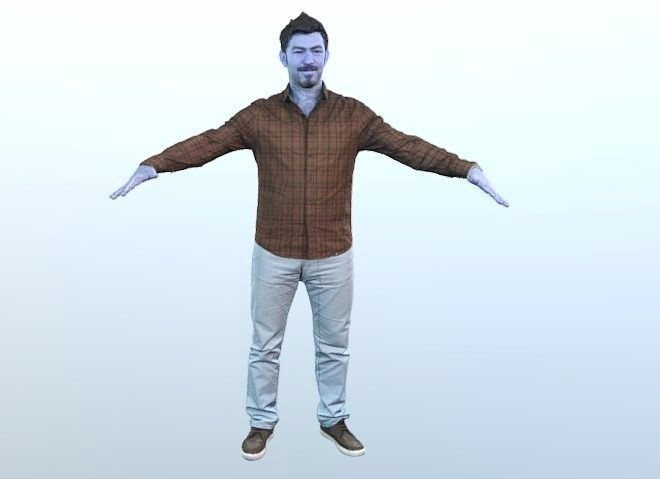
#> input picture ML/test/input.jpg, 660 x 479 px, found by its file name
$ python demo.py
#> lines starting #> are read from the running program, lines starting #| are printed output that depends on the picture; after the words box and inside, x2 and y2 are one past the last pixel; in counts of white or black regions, pixels touching at a corner belong together
import os
import json
import glob
import cv2
import numpy as np

def load_img(fpath):
#> called with fpath = 'demo/input.jpg'
    return cv2.imread(fpath, cv2.IMREAD_COLOR)
#> returned value is the input picture: shape (479, 660, 3); mean B, G, R 229.8, 222, 210.3

def bgr_to_rgb(img):
    return cv2.cvtColor(img, cv2.COLOR_BGR2RGB)

def load_keypoints(fpath):
    with open(fpath, 'r') as fi:
        return json.load(fi)

def serialize_points(points):
    points = [tuple(points[i:i+3]) for i in range(0,len(points),3)]
    return [(int(point[0]), int(point[1]), point[2]) for point in points]

def draw_over_frame(img, points, color=(0,0,255)):
    pairs = [
        [17,15],[15,0],[0,16],[16,18],
        [4,3],[3,2],[2,1],[1,5],[5,6],[6,7],
        [23,22],[22,11],[11,24],[11,10],[10,9],[9,8],
        [8,12],[12,13],[13,14],[14,21],[14,19],[19,20],
        [0,1],[1,8]
     ]

    for p1,p2 in pairs:
        cv2.line(img, points[p1][:2], points[p2][:2], color, thickness=2)
    return img

if __name__ == "__main__":
    input_fpath = 'demo/input.jpg'
    json_fpath = 'demo/input_keypoints.json'
    output_fpath = 'demo/output.jpg'

    img = load_img(input_fpath)
    width, height, n_channels = img.shape
#> width = 479; height = 660; n_channels = 3
    keypoints = serialize_points(load_keypoints(json_fpath)["people"][0]["pose_keypoints_2d"])
#> (reads ML/test/input_keypoints.json from the repository)

    img = draw_over_frame(img, keypoints)
#> after the loop in draw_over_frame, `for p1,p2 in pairs:`:
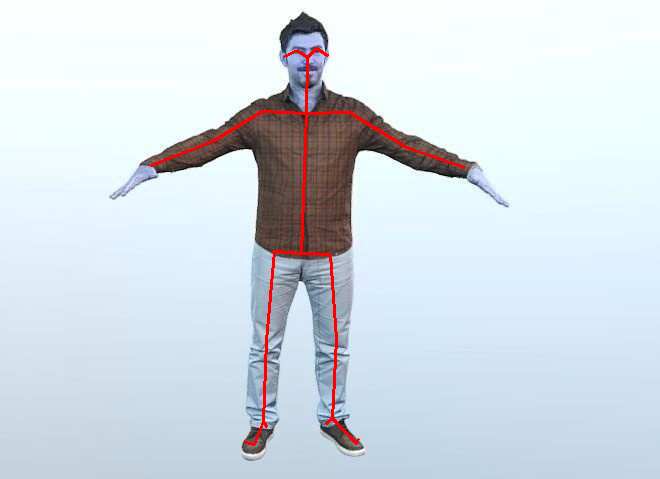
#> img: shape (479, 660, 3); 1.01% of pixels changed, all inside (x1, y1, x2, y2) = (150, 47, 466, 446)
    cv2.imwrite(output_fpath, img)
